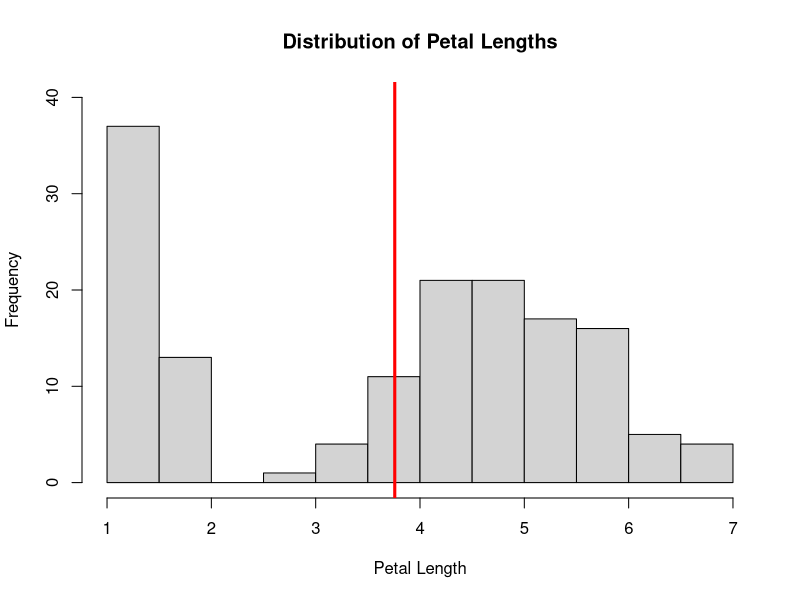
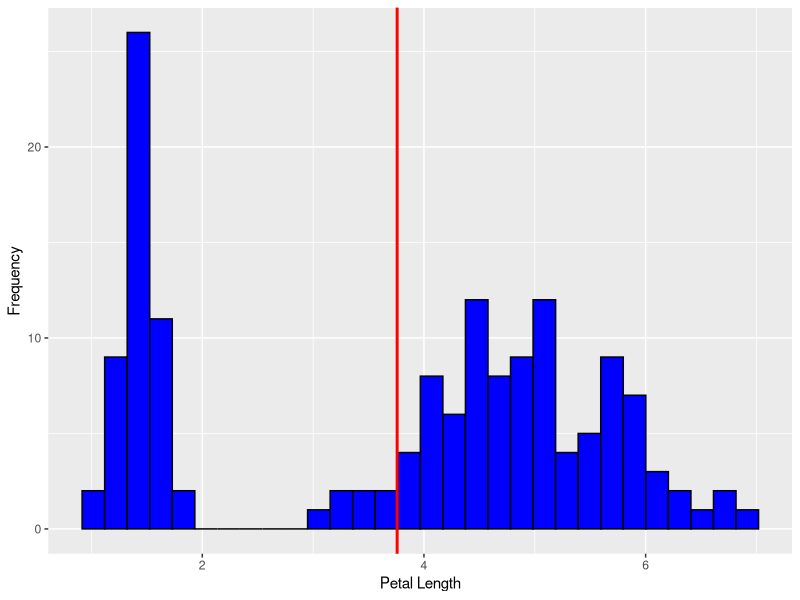

Source code (R) for these figures, in order:
## Install package(s) onto the computer 
##install.packages("ggplot2")
install.packages("tidyverse")

## Activates the package tidyverse or ggplot2 to be used 
library(tidyverse)

## Loads the dataset "iris"
data(iris)

## Looks up information about the data set "iris"
?iris

## Creates a variable of the mean of petal lengths from the iris dataset
petal_length_mean = mean(iris$Petal.Length)


## creates a histogram for the frequency of petal lengths and labels the title and axis names

hist(iris$Petal.Length,
     xlab = "Petal Length", ylab = "Frequency", main = "Distribution of Petal Lengths",
     ylim = c(0,40)
     )

## inserts a straight line representing mean of the dataset
abline(v = petal_length_mean, col='red', lwd = 3)

## uses ggplot function instead of hist() to create a histogram graph of petal length
ggplot(iris, aes (x = Petal.Length))+

## actually creates the histogram  and makes the outline black and filling the inside blue, then labels the x and y axis
geom_histogram(color = "black", fill = "blue")+
  geom_vline(aes(xintercept = petal_length_mean), color = "red", linewidth = 1) +

##geom_density(color = "green", linewidth = 1)+
  labs (x = "Petal Length", y = "Frequency")

#Summary of the iris data set
summary (iris)
#Summarize using dplyr summerize() function
summarize (iris)

#Can also summarize the data set by looking at the structure (how many observations and variables)
str(iris)

